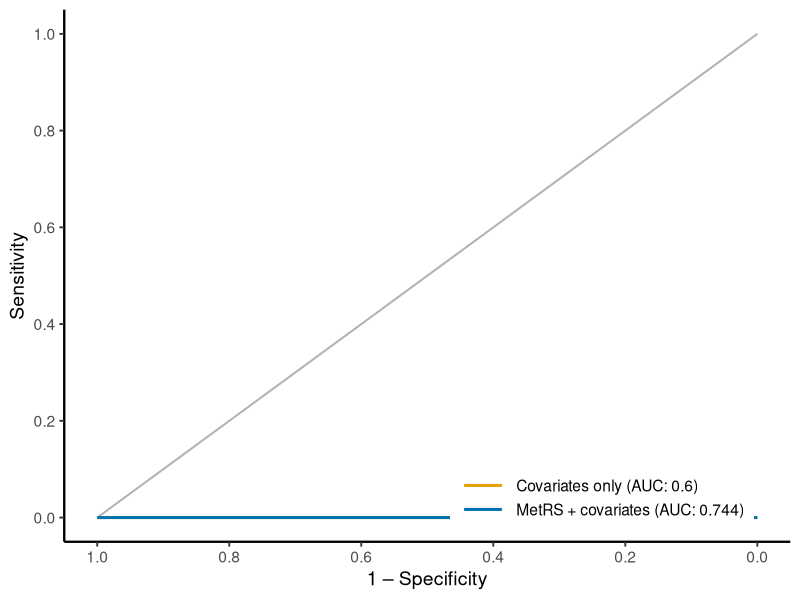

The R source for this figure:
library(ggplot2)
library(dplyr)
library(svglite)

d = read.csv("data.csv") |>
  arrange(model, one_minus_specificity) |>
  group_by(model) |>
  mutate(sensitivity = cummin(sensitivity)) |>
  ungroup() |>
  distinct(model, one_minus_specificity, .keep_all = TRUE) |>
  arrange(model, desc(one_minus_specificity))

model_cols = c(
  "MetRS + covariates" = "#0072B2",
  "Covariates only"    = "#E69F00"
)

p = ggplot(d, aes(x = one_minus_specificity, y = sensitivity, colour = model, group = model)) +
  annotate("segment", x = 1, y = 0, xend = 0, yend = 1,
           colour = "grey70", linewidth = 0.7) +
  geom_step(direction = "vh", linewidth = 1.0) +
  scale_colour_manual(
    values = model_cols,
    labels = c(
      "MetRS + covariates" = "MetRS + covariates (AUC: 0.744)",
      "Covariates only"    = "Covariates only (AUC: 0.6)"
    )
  ) +
  scale_x_reverse(limits = c(1, 0), breaks = seq(1, 0, -0.2)) +
  scale_y_continuous(limits = c(0, 1), breaks = seq(0, 1, 0.2)) +
  labs(x = "1 \u2013 Specificity", y = "Sensitivity", colour = NULL) +
  theme_classic(base_size = 14) +
  theme(
    legend.position   = c(0.95, 0.02),
    legend.justification = c(1, 0),
    legend.background = element_rect(fill = "white", colour = NA),
    legend.key.width  = unit(1.2, "cm"),
    axis.line = element_line(linewidth = 0.8)
  )

ggsave("fig3b.svg", p, width = 5, height = 4)
